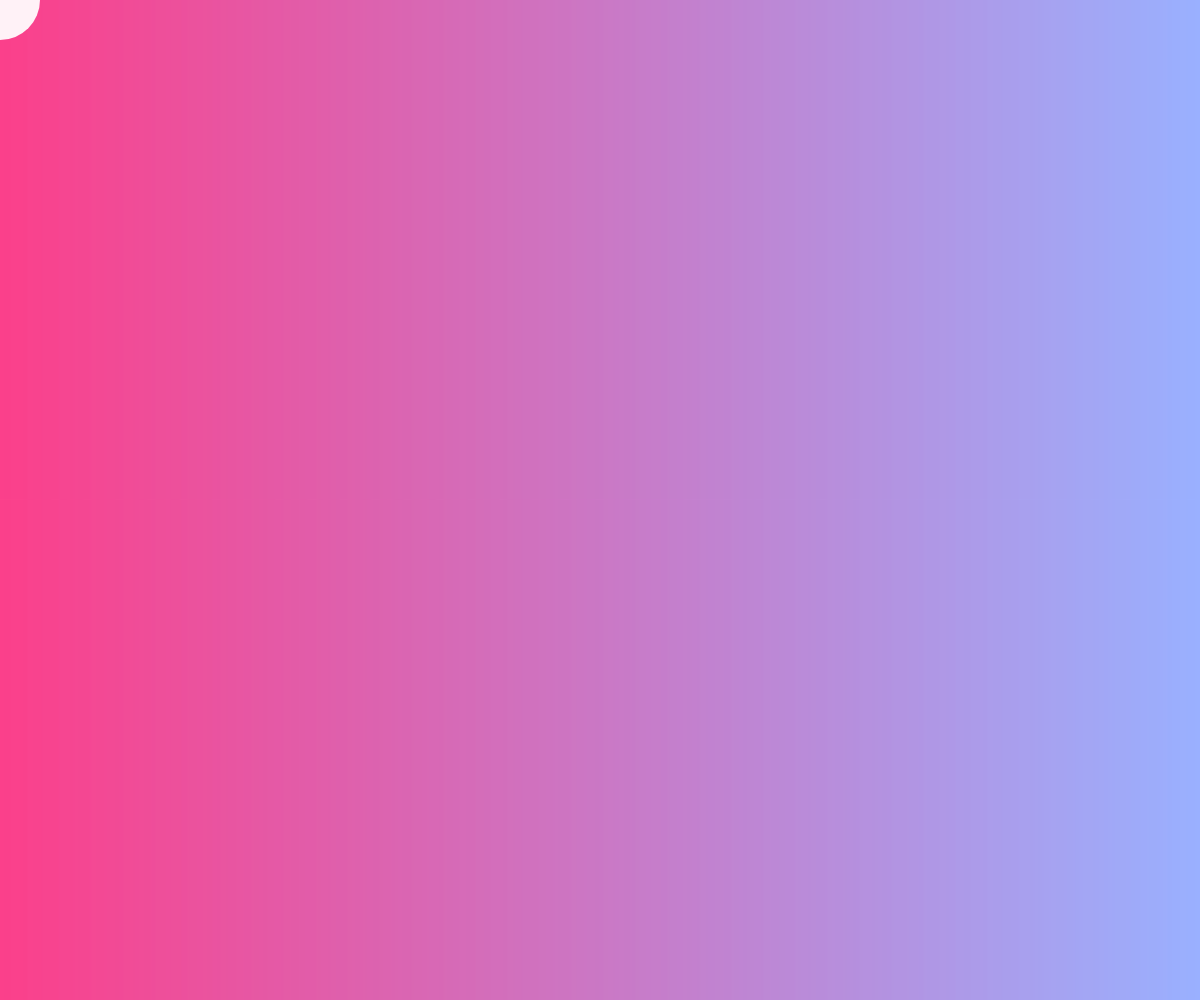
Frame 1 (no input)
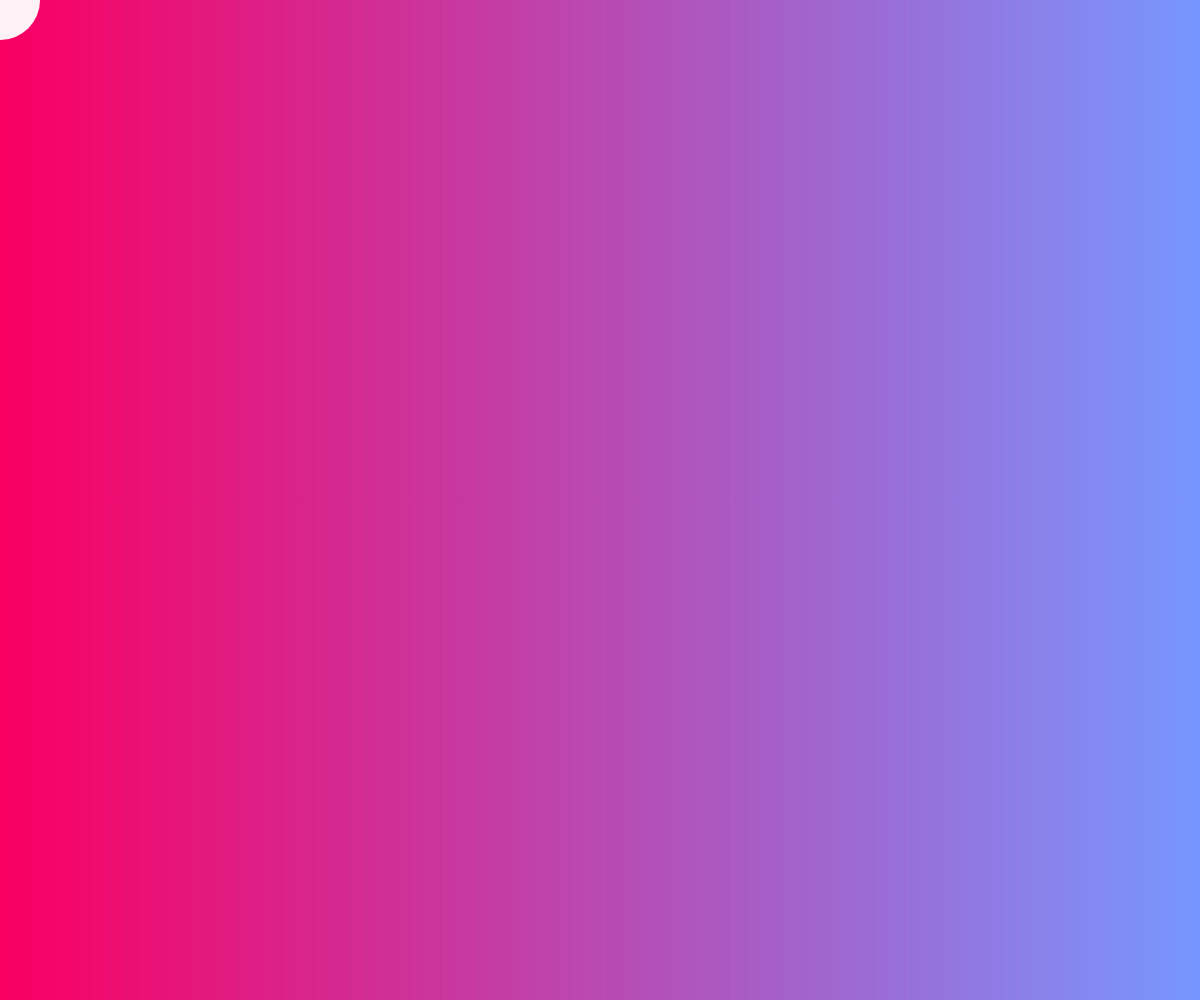
Frame 60 (no input)
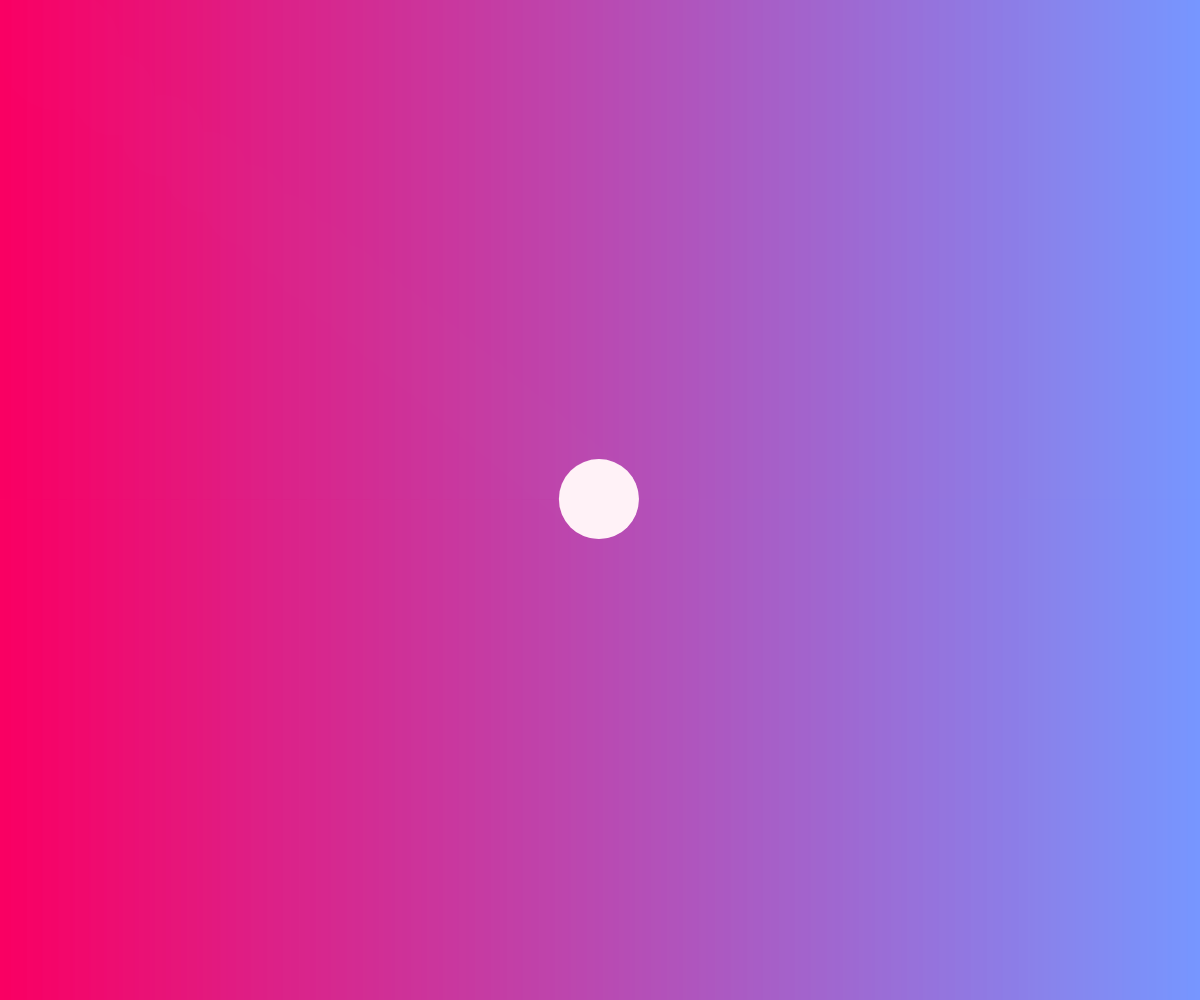
Frame 120 (the mouse pressed at the canvas centre since frame 60)

The p5.js sketch that drew these frames (run headless with seeded random() and noise() and a simulated clock; from frame 60 on, the mouse is pressed at the canvas centre):

// p5.js sketch
// ── sketch.js
function draw() {}
let brushColor;
let baseColor1, baseColor2;
let brushX, brushY; // Posiciones del pincel
let easing = 0.1; // Suavidad del movimiento

function setup() {
  createCanvas(windowWidth, windowHeight);
  baseColor1 = color(250, 0, 100); // Color magenta
  baseColor2 = color(120, 150, 255); // Color morado
  brushColor = color(255, 255, 255); // Color del pincel
  brushX = mouseX;
  brushY = mouseY;
}

function draw() {
  drawGradientBackground();

  // Mezclar color del pincel si está sobre una zona de color
  checkBrushColor();

  // Suavizar el movimiento del pincel
  brushX += (mouseX - brushX) * easing;
  brushY += (mouseY - brushY) * easing;

  // Cambiar tamaño del pincel según la velocidad del mouse
  let speed = dist(mouseX, mouseY, pmouseX, pmouseY);
  let brushSize = map(speed, 10, 60, 80, 120, true);

  // Dibujar el pincel (círculo)
  fill(brushColor);
  noStroke();
  ellipse(brushX, brushY, brushSize, brushSize);
}

function drawGradientBackground() {
  //Crea un fondo con un degradado horizontal que va desde el color baseColor1 hasta el color baseColor2.
  for (let i = 0; i <= width; i++) {
    let inter = map(i, 0, width, 0, 1);
    let c = lerpColor(baseColor1, baseColor2, inter);
    stroke(c);
    line(i, 0, i, height);
  }
}

function checkBrushColor() {
  // Obtener el color debajo del mouse
  let currentColor = get(mouseX, mouseY);

  // Si el color actual es rojo, cambiar el color del pincel a rojo
  if (currentColor[0] > 240 && currentColor[1] < 50 && currentColor[2] > 90) {
    brushColor = lerpColor(brushColor, baseColor1, 0.05); // Mezcla suave con rojo
  }
  // Si el color actual es azul, cambiar el color del pincel a azul
  else if (
    currentColor[0] < 150 &&
    currentColor[1] < 190 &&
    currentColor[2] > 200
  ) {
    brushColor = lerpColor(brushColor, baseColor2, 0.05); // Mezcla suave con azul
  }
}
